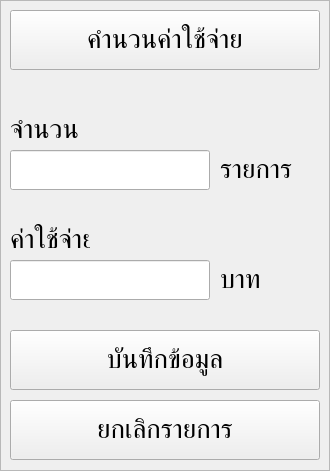
   <widget class="QFrame" name="bacteria_pay_frame">
    <property name="geometry">
     <rect>
      <x>930</x>
      <y>409</y>
      <width>330</width>
      <height>471</height>
     </rect>
    </property>
    <property name="minimumSize">
     <size>
      <width>330</width>
      <height>0</height>
     </size>
    </property>
    <property name="maximumSize">
     <size>
      <width>330</width>
      <height>16777215</height>
     </size>
    </property>
    <property name="font">
     <font>
      <family>TH Niramit AS</family>
     </font>
    </property>
    <property name="frameShape">
     <enum>QFrame::Shape::StyledPanel</enum>
    </property>
    <property name="frameShadow">
     <enum>QFrame::Shadow::Raised</enum>
    </property>
    <widget class="QPushButton" name="bacteria_cal_pushButton">
     <property name="geometry">
      <rect>
       <x>10</x>
       <y>10</y>
       <width>310</width>
       <height>60</height>
      </rect>
     </property>
     <property name="minimumSize">
      <size>
       <width>310</width>
       <height>60</height>
      </size>
     </property>
     <property name="maximumSize">
      <size>
       <width>310</width>
       <height>60</height>
      </size>
     </property>
     <property name="font">
      <font>
       <family>TH Niramit AS</family>
       <pointsize>20</pointsize>
      </font>
     </property>
     <property name="text">
      <string>คำนวนค่าใช้จ่าย</string>
     </property>
    </widget>
    <widget class="QPushButton" name="bacteria_cancel_pushButton">
     <property name="geometry">
      <rect>
       <x>10</x>
       <y>400</y>
       <width>310</width>
       <height>60</height>
      </rect>
     </property>
     <property name="minimumSize">
      <size>
       <width>310</width>
       <height>60</height>
      </size>
     </property>
     <property name="maximumSize">
      <size>
       <width>310</width>
       <height>60</height>
      </size>
     </property>
     <property name="font">
      <font>
       <family>TH Niramit AS</family>
       <pointsize>20</pointsize>
      </font>
     </property>
     <property name="text">
      <string>ยกเลิกรายการ</string>
     </property>
    </widget>
    <widget class="QPushButton" name="bacteria_save_pushButton">
     <property name="geometry">
      <rect>
       <x>10</x>
       <y>330</y>
       <width>310</width>
       <height>60</height>
      </rect>
     </property>
     <property name="minimumSize">
      <size>
       <width>310</width>
       <height>60</height>
      </size>
     </property>
     <property name="maximumSize">
      <size>
       <width>310</width>
       <height>60</height>
      </size>
     </property>
     <property name="font">
      <font>
       <family>TH Niramit AS</family>
       <pointsize>20</pointsize>
      </font>
     </property>
     <property name="text">
      <string>บันทึกข้อมูล</string>
     </property>
    </widget>
    <widget class="QLineEdit" name="bacteria_num_lineEdit">
     <property name="geometry">
      <rect>
       <x>10</x>
       <y>150</y>
       <width>200</width>
       <height>40</height>
      </rect>
     </property>
     <property name="minimumSize">
      <size>
       <width>200</width>
       <height>40</height>
      </size>
     </property>
     <property name="maximumSize">
      <size>
       <width>200</width>
       <height>40</height>
      </size>
     </property>
     <property name="font">
      <font>
       <family>TH Niramit AS</family>
       <pointsize>20</pointsize>
      </font>
     </property>
    </widget>
    <widget class="QLabel" name="bacteria_num_label">
     <property name="geometry">
      <rect>
       <x>10</x>
       <y>110</y>
       <width>80</width>
       <height>40</height>
      </rect>
     </property>
     <property name="minimumSize">
      <size>
       <width>80</width>
       <height>40</height>
      </size>
     </property>
     <property name="maximumSize">
      <size>
       <width>80</width>
       <height>40</height>
      </size>
     </property>
     <property name="font">
      <font>
       <family>TH Niramit AS</family>
       <pointsize>20</pointsize>
      </font>
     </property>
     <property name="text">
      <string>จำนวน</string>
     </property>
    </widget>
    <widget class="QLabel" name="bacteria_list_label">
     <property name="geometry">
      <rect>
       <x>220</x>
       <y>150</y>
       <width>90</width>
       <height>40</height>
      </rect>
     </property>
     <property name="minimumSize">
      <size>
       <width>90</width>
       <height>40</height>
      </size>
     </property>
     <property name="maximumSize">
      <size>
       <width>90</width>
       <height>40</height>
      </size>
     </property>
     <property name="font">
      <font>
       <family>TH Niramit AS</family>
       <pointsize>20</pointsize>
      </font>
     </property>
     <property name="text">
      <string>รายการ</string>
     </property>
    </widget>
    <widget class="QLabel" name="bacteria_baht_label">
     <property name="geometry">
      <rect>
       <x>220</x>
       <y>260</y>
       <width>90</width>
       <height>40</height>
      </rect>
     </property>
     <property name="minimumSize">
      <size>
       <width>90</width>
       <height>40</height>
      </size>
     </property>
     <property name="maximumSize">
      <size>
       <width>90</width>
       <height>40</height>
      </size>
     </property>
     <property name="font">
      <font>
       <family>TH Niramit AS</family>
       <pointsize>20</pointsize>
      </font>
     </property>
     <property name="text">
      <string>บาท</string>
     </property>
    </widget>
    <widget class="QLabel" name="bacteria_cost_label">
     <property name="geometry">
      <rect>
       <x>10</x>
       <y>220</y>
       <width>80</width>
       <height>40</height>
      </rect>
     </property>
     <property name="minimumSize">
      <size>
       <width>80</width>
       <height>40</height>
      </size>
     </property>
     <property name="maximumSize">
      <size>
       <width>80</width>
       <height>40</height>
      </size>
     </property>
     <property name="font">
      <font>
       <family>TH Niramit AS</family>
       <pointsize>20</pointsize>
      </font>
     </property>
     <property name="text">
      <string>ค่าใช้จ่าย</string>
     </property>
    </widget>
    <widget class="QLineEdit" name="bacteria_cost_lineEdit">
     <property name="geometry">
      <rect>
       <x>10</x>
       <y>260</y>
       <width>200</width>
       <height>40</height>
      </rect>
     </property>
     <property name="minimumSize">
      <size>
       <width>200</width>
       <height>40</height>
      </size>
     </property>
     <property name="maximumSize">
      <size>
       <width>200</width>
       <height>40</height>
      </size>
     </property>
     <property name="font">
      <font>
       <family>TH Niramit AS</family>
       <pointsize>20</pointsize>
      </font>
     </property>
    </widget>
   </widget>
